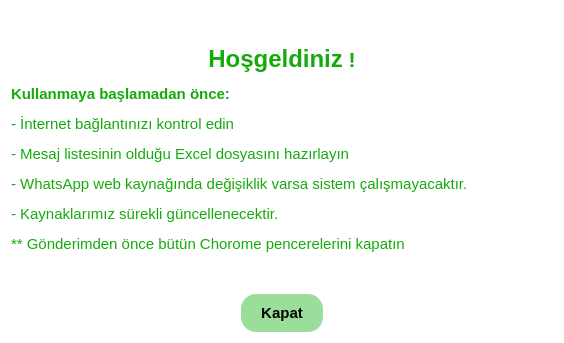
<?xml version="1.0" encoding="UTF-8"?>
<ui version="4.0">
 <class>Dialog</class>
 <widget class="QDialog" name="Dialog">
  <property name="geometry">
   <rect>
    <x>0</x>
    <y>0</y>
    <width>564</width>
    <height>343</height>
   </rect>
  </property>
  <property name="windowTitle">
   <string>Dialog</string>
  </property>
  <property name="styleSheet">
   <string notr="true">background-color: rgb(255, 255, 255);</string>
  </property>
  <layout class="QVBoxLayout" name="verticalLayout">
   <item>
    <widget class="QLabel" name="label">
     <property name="styleSheet">
      <string notr="true"/>
     </property>
     <property name="text">
      <string>&lt;html&gt;&lt;head/&gt;&lt;body&gt;&lt;p align=&quot;center&quot;&gt;&lt;span style=&quot; font-size:18pt; font-weight:700; color:#15aa0b;&quot;&gt;Hoşgeldiniz&lt;/span&gt;&lt;span style=&quot; font-size:16pt; font-weight:700; color:#15aa0b;&quot;&gt; !&lt;/span&gt;&lt;/p&gt;&lt;p&gt;&lt;span style=&quot; font-size:11pt; font-weight:700; color:#15aa0b;&quot;&gt;Kullanmaya başlamadan önce:&lt;/span&gt;&lt;/p&gt;&lt;p&gt;&lt;span style=&quot; font-size:11pt; color:#15aa0b;&quot;&gt;- İnternet bağlantınızı kontrol edin&lt;/span&gt;&lt;/p&gt;&lt;p&gt;&lt;span style=&quot; font-size:11pt; color:#15aa0b;&quot;&gt;- Mesaj listesinin olduğu Excel dosyasını hazırlayın&lt;/span&gt;&lt;/p&gt;&lt;p&gt;&lt;span style=&quot; font-size:11pt; color:#15aa0b;&quot;&gt;- WhatsApp web kaynağında değişiklik varsa sistem çalışmayacaktır. &lt;/span&gt;&lt;/p&gt;&lt;p&gt;&lt;span style=&quot; font-size:11pt; color:#15aa0b;&quot;&gt;- Kaynaklarımız sürekli güncellenecektir.&lt;/span&gt;&lt;/p&gt;&lt;p&gt;&lt;span style=&quot; font-size:11pt; color:#15aa0b;&quot;&gt;** Gönderimden önce bütün Chorome pencerelerini kapatın &lt;/span&gt;&lt;/p&gt;&lt;/body&gt;&lt;/html&gt;</string>
     </property>
     <property name="textFormat">
      <enum>Qt::RichText</enum>
     </property>
     <property name="alignment">
      <set>Qt::AlignLeading|Qt::AlignLeft|Qt::AlignVCenter</set>
     </property>
     <property name="margin">
      <number>0</number>
     </property>
    </widget>
   </item>
   <item alignment="Qt::AlignHCenter">
    <widget class="QPushButton" name="pushButton">
     <property name="sizePolicy">
      <sizepolicy hsizetype="Fixed" vsizetype="Fixed">
       <horstretch>0</horstretch>
       <verstretch>0</verstretch>
      </sizepolicy>
     </property>
     <property name="font">
      <font>
       <pointsize>11</pointsize>
       <bold>true</bold>
      </font>
     </property>
     <property name="cursor">
      <cursorShape>PointingHandCursor</cursorShape>
     </property>
     <property name="styleSheet">
      <string notr="true">QPushButton{
background-color: rgba(0, 170, 0, 100);
border-radius:15px;
padding:10px;
padding-left:20px;
padding-right:20px;
}
QPushButton::hover{
background-color: rgba(0, 170, 0, 20);
border-radius:15px;
padding:10px;
padding-left:20px;
padding-right:20px;
}</string>
     </property>
     <property name="text">
      <string>Kapat</string>
     </property>
    </widget>
   </item>
  </layout>
 </widget>
 <resources/>
 <connections>
  <connection>
   <sender>pushButton</sender>
   <signal>clicked()</signal>
   <receiver>Dialog</receiver>
   <slot>accept()</slot>
   <hints>
    <hint type="sourcelabel">
     <x>288</x>
     <y>306</y>
    </hint>
    <hint type="destinationlabel">
     <x>319</x>
     <y>465</y>
    </hint>
   </hints>
  </connection>
 </connections>
</ui>
